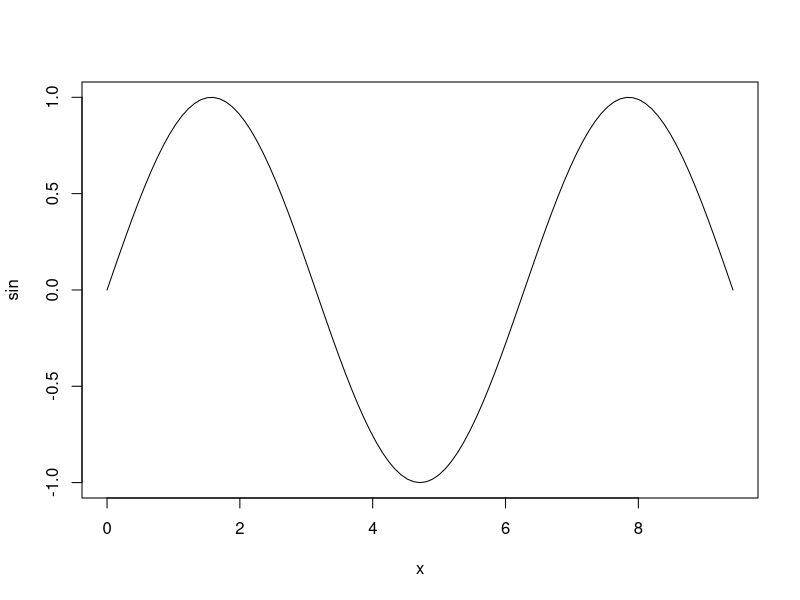

Write the R code that produced this figure.
## ---- chunk 1
knitr::opts_chunk$set(echo = TRUE)
x <- 0
y <- 3*pi
## ---- chunk 2
plot(sin,x,y)
